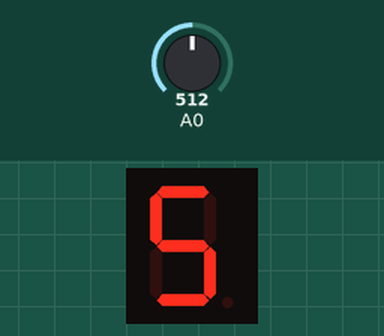
Bench run of a sketch on a simulated Arduino Uno, built with avr-gcc and run on an emulated ATmega328P. On the bench: 1-digit seven-segment display. Wiring (inferred from the names in the program): 1-digit 7-segment display, segments lit when HIGH: segments pin 2, pin 3, pin 4, pin 5, pin 6, pin 7, pin 8. The inputs (shaded band) are chosen by the test bench; at power-on: A0 = 512. The segment pins are drawn as the display they are named for.

Above: at 1.2 s.
1.3 s: A0 set to 716
At 2.5 s:
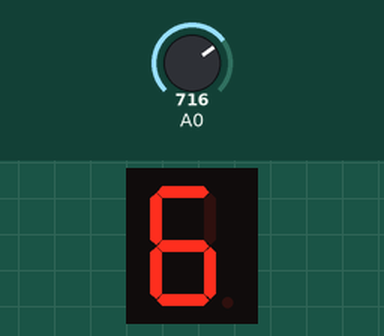
2.8 s: A0 set to 900
At 3.9 s:
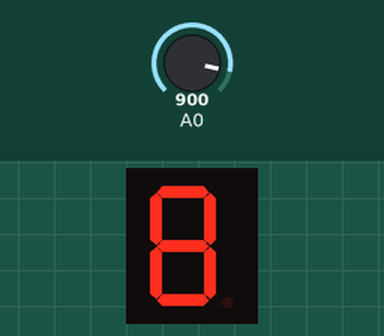
4.3 s: A0 set to 1023
At 5.1 s:
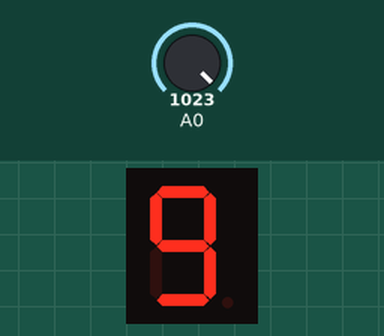
Timing chart, 0 to 7.3 s (numbered marks = the images above; inputs shaded):
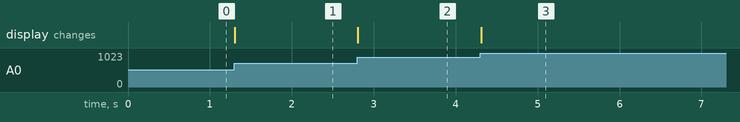

The sketch:

Projeto_045_Display_7_Segmentos_Digito_Unico.ino
```cpp
// Projeto 045 - Display 7 Segmentos: Dígito Único
// Arduino Uno | Arduino Neon Lab

const byte SEG[]={2,3,4,5,6,7,8};
const byte DIGITOS[10]={0x3F,0x06,0x5B,0x4F,0x66,
                        0x6D,0x7D,0x07,0x7F,0x6F};
void mostrar(byte n){
 for(byte b=0;b<7;b++)digitalWrite(SEG[b],bitRead(DIGITOS[n],b));
}
void setup(){for(byte p:SEG)pinMode(p,OUTPUT);}
void loop(){
 int v=analogRead(A0);
 byte digito=map(v,0,1024,0,10);
 mostrar(digito);delay(100);
}
```

Measured:
- after the input at 1.3 s, the display: changes at once (image 1)
- after the input at 2.8 s, the display: changes at once (image 2)
- after the input at 4.3 s, the display: changes at once (image 3)
